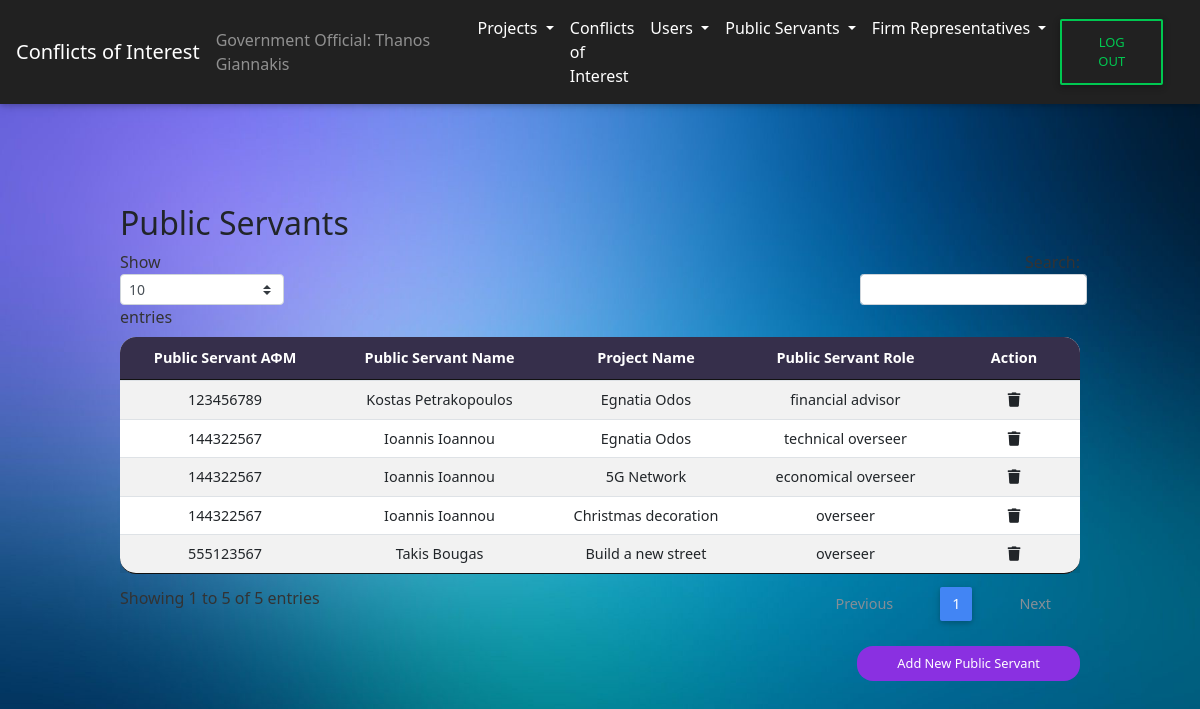
The app's page /CoI/view_public_servants_GO.php (signed in), older data.
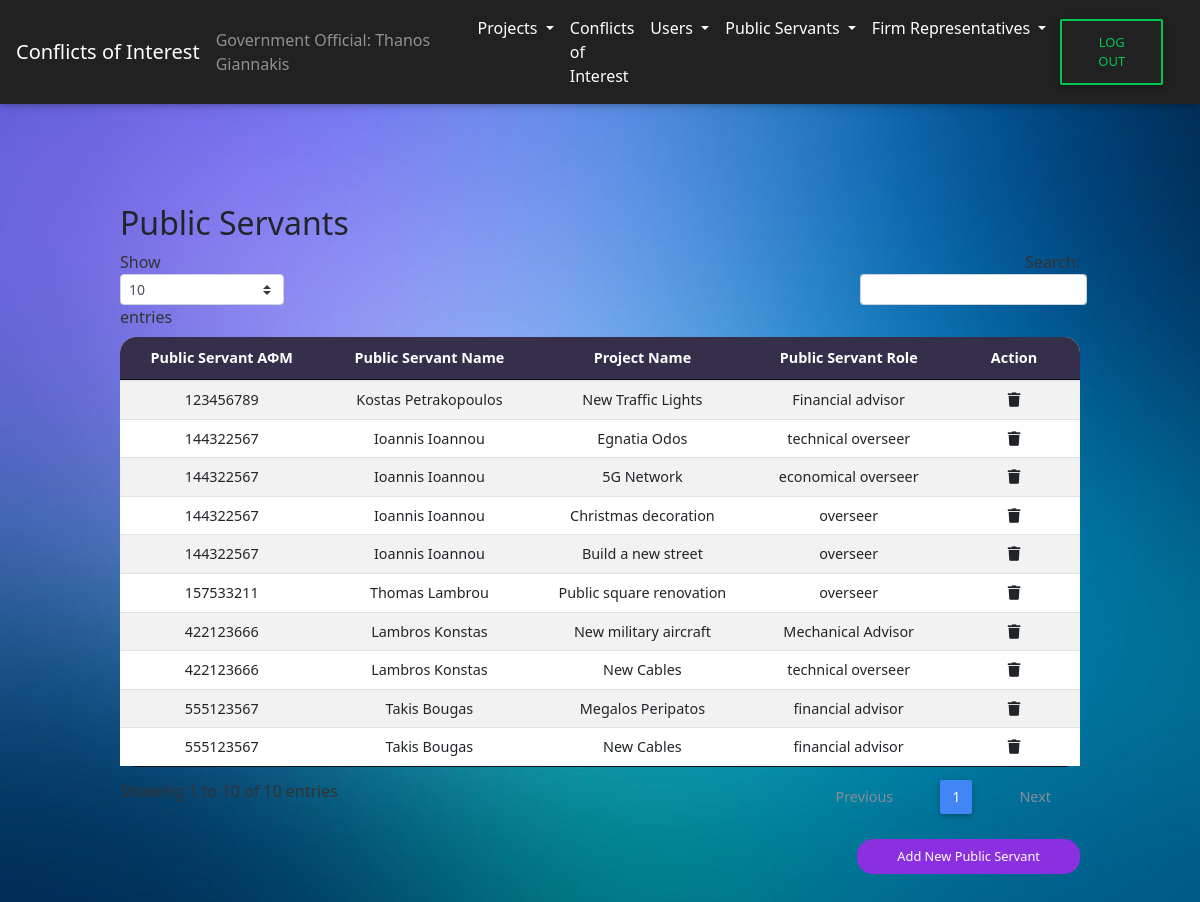
The same page, newer data.
### tables this page shows
CREATE TABLE `public_servants` (
  `ps_AFM` int(9) NOT NULL,
  `project_id` int(9) NOT NULL,
  `ps_role` varchar(50) NOT NULL
);

CREATE TABLE `users` (
  `AFM` int(11) NOT NULL,
  `name` varchar(50) NOT NULL,
  `password` varchar(255) NOT NULL,
  `user_type` varchar(2) NOT NULL,
  `created_at` datetime DEFAULT current_timestamp()
);

CREATE TABLE `projects` (
  `project_id` int(12) NOT NULL,
  `project_name` varchar(255) NOT NULL,
  `project_start_date` date NOT NULL,
  `project_end_date` date NOT NULL,
  `project_desc` varchar(1000) NOT NULL CHECK (`project_start_date` < `project_end_date` and `project_start_date` > '2019-01-01')
);

### CoI/view_public_servants_GO.php (the view, shortened to what this page needs)
<?php include('header.php');
include('navbar_GO.php');
?>
<div id="Public Servants">
    <div class="wrapper-table">
        <div class="page-header clearfix">
            <h2 class="pull-left">Public Servants</h2>
        </div>
        <?php
        $sql = "SELECT * FROM public_servants INNER JOIN users ON users.AFM = public_servants.ps_AFM INNER JOIN projects ON projects.project_id = public_servants.project_id";
        if ($result = mysqli_query($conn, $sql)) {
            if (mysqli_num_rows($result) > 0) {
                echo  "<table id='ps_projects' class='table table-striped table-sm project-table' cellspacing='0' width='100%'>";
                echo "<thead>";
                echo "<tr>";
                echo "<th class='th-sm' id ='th-first' >Public Servant ΑΦΜ</th>";
                echo "<th class='th-sm'>Public Servant Name</th>";
                echo "<th class='th-sm'>Project Name</th>";
                echo "<th class='th-sm'>Public Servant Role</th>";
                echo "<th class='th-sm'  id='th-last' style='width: 5%'>Action</th>";
                echo "</tr>";
                echo "</thead>";
                echo "<tbody>";
                while ($row = mysqli_fetch_array($result)) {
                    echo "<tr>";
                    echo "<td>" . $row['ps_AFM'] . "</td>";
                    echo "<td>" . $row['name'] . "</td>";
                    echo "<td>" . $row['project_name'] . "</td>";
                    echo "<td>" . $row['ps_role'] . "</td>";
                    echo "<td><a href='delete_public_servant.php?ps_AFM=$row[ps_AFM]&project_id=$row[project_id]"  .  "' title='Delete Record' data-toggle='tooltip'><span class='fas fa-trash'>  </span></a>";
                    echo "</td>";
                    echo "</tr>";
                }
                echo "</table>";
            } else {
                echo "<p class='lead'><em>No records were found.</em></p>";
            }
        } else {
            echo "ERROR: Could not able to execute $sql. " . mysqli_error($conn);
        }
        echo "<a href='add_public_servant_GO.php' class='submit-button'>Add New Public Servant</a>";
        ?>
    </div>
</div>
</body>
<?php include('footer.php') ?>
</html>

Row changes from the older to the newer data that the page shows:
removed public_servants: ps_AFM "123456789", users.name "Kostas Petrakopoulos", project.project_name "Egnatia Odos", ps_role "financial advisor"
removed public_servants: ps_AFM "555123567", users.name "Takis Bougas", project.project_name "Build a new street", ps_role "overseer"
added public_servants: ps_AFM "123456789", users.name "Kostas Petrakopoulos", project.project_name "New Traffic Lights", ps_role "Financial advisor"
added public_servants: ps_AFM "144322567", users.name "Ioannis Ioannou", project.project_name "Build a new street", ps_role "overseer"
added public_servants: ps_AFM "157533211", users.name "Thomas Lambrou", project.project_name "Public square renovation", ps_role "overseer"
added public_servants: ps_AFM "422123666", users.name "Lambros Konstas", project.project_name "New military aircraft", ps_role "Mechanical Advisor"
added public_servants: ps_AFM "422123666", users.name "Lambros Konstas", project.project_name "New Cables", ps_role "technical overseer"
added public_servants: ps_AFM "555123567", users.name "Takis Bougas", project.project_name "Megalos Peripatos", ps_role "financial advisor"
added public_servants: ps_AFM "555123567", users.name "Takis Bougas", project.project_name "New Cables", ps_role "financial advisor"
Text that changed along with them:
text written by a page script: "Show entries Showing 1 to 5 of 5 entries Previous 1 Next" → "Show entries Showing 1 to 10 of 10 entries Previous 1 Next"
